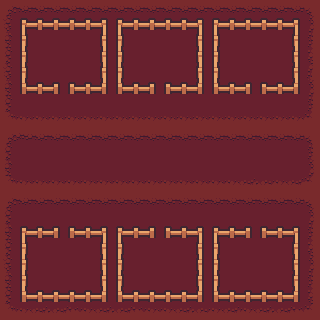

Rendered tile map (Tiled .tmx) drawn with the repository's tilesets; below, a short description and the full map source, tile grids included:
An orthogonal 20x20 tile map with 16x16 px tiles, 2 tile layers (Tile Layer 1, object), 2 tilesets and 30 objects.

<map version="1.9" tiledversion="1.9.2" orientation="orthogonal" renderorder="right-down" width="20" height="20" tilewidth="16" tileheight="16" infinite="0" nextlayerid="4" nextobjectid="31">
 <tileset firstgid="1" source="sheet.tsx" />
 <tileset firstgid="289" source="tilemap.tsx" />
 <layer id="1" name="Tile Layer 1" width="20" height="20">
  <data encoding="csv">
8,9,9,9,9,9,9,9,9,9,9,9,9,9,9,9,9,9,9,13,
32,35,35,35,35,35,35,35,35,35,35,35,35,35,35,35,35,35,35,37,
56,35,35,35,35,35,35,35,35,35,35,35,35,35,35,35,35,35,35,61,
80,35,35,35,35,35,35,35,35,35,35,35,35,35,35,35,35,35,35,85,
32,35,35,35,35,35,35,35,35,35,35,35,35,35,35,35,35,35,35,109,
56,35,35,35,35,35,35,35,35,35,35,35,35,35,35,35,35,35,35,37,
80,35,35,35,35,35,35,35,35,35,35,35,35,35,35,35,35,35,35,61,
128,129,129,129,129,129,129,129,129,129,129,129,129,129,129,129,129,129,129,133,
8,11,9,9,9,9,9,9,9,9,9,9,9,9,9,9,9,9,9,13,
80,35,35,35,35,35,35,35,35,35,35,35,35,35,35,35,35,35,35,61,
56,35,35,35,35,35,35,35,35,35,35,35,35,35,35,35,35,35,35,37,
128,129,129,129,129,129,129,129,129,129,129,129,129,129,129,130,131,129,130,133,
8,9,9,9,9,9,9,9,9,9,9,9,9,9,9,9,9,9,9,13,
80,35,35,35,35,35,35,35,35,35,35,35,35,35,35,35,35,35,35,37,
56,35,35,35,35,35,35,35,35,35,35,35,35,35,35,35,35,35,35,61,
80,35,35,35,35,35,35,35,35,35,35,35,35,35,35,35,35,35,35,85,
32,35,35,35,35,35,35,35,35,35,35,35,35,35,35,35,35,35,35,37,
56,35,35,35,35,35,35,35,35,35,35,35,35,35,35,35,35,35,35,61,
80,35,35,35,35,35,35,35,35,35,35,35,35,35,35,35,35,35,35,85,
128,129,130,131,132,129,130,131,132,129,129,130,131,129,130,129,130,131,132,133
</data>
 </layer>
 <layer id="2" name="object" width="20" height="20">
  <data encoding="csv">
0,0,0,0,0,0,0,0,0,0,0,0,0,0,0,0,0,0,0,0,
0,333,334,334,334,334,335,333,334,334,334,334,335,333,334,334,334,334,335,0,
0,345,0,0,0,0,347,345,0,0,0,0,347,345,0,0,0,0,347,0,
0,345,0,0,0,0,347,345,0,0,0,0,347,345,0,0,0,0,347,0,
0,345,0,0,0,0,347,345,0,0,0,0,347,345,0,0,0,0,347,0,
0,357,334,371,369,334,359,357,334,371,369,334,359,357,334,371,369,334,359,0,
0,0,0,0,0,0,0,0,0,0,0,0,0,0,0,0,0,0,0,0,
0,0,0,0,0,0,0,0,0,0,0,0,0,0,0,0,0,0,0,0,
0,0,0,0,0,0,0,0,0,0,0,0,0,0,0,0,0,0,0,0,
0,0,0,0,0,0,0,0,0,0,0,0,0,0,0,0,0,0,0,0,
0,0,0,0,0,0,0,0,0,0,0,0,0,0,0,0,0,0,0,0,
0,0,0,0,0,0,0,0,0,0,0,0,0,0,0,0,0,0,0,0,
0,0,0,0,0,0,0,0,0,0,0,0,0,0,0,0,0,0,0,0,
0,0,0,0,0,0,0,0,0,0,0,0,0,0,0,0,0,0,0,0,
0,333,334,371,369,334,335,333,334,371,369,334,335,333,334,371,369,334,335,0,
0,345,0,0,0,0,347,345,0,0,0,0,347,345,0,0,0,0,347,0,
0,345,0,0,0,0,347,345,0,0,0,0,347,345,0,0,0,0,347,0,
0,345,0,0,0,0,347,345,0,0,0,0,347,345,0,0,0,0,347,0,
0,357,334,334,334,334,359,357,334,334,334,334,359,357,334,334,334,334,359,0,
0,0,0,0,0,0,0,0,0,0,0,0,0,0,0,0,0,0,0,0
</data>
 </layer>
 <objectgroup id="3" name="Collison">
  <object id="1" x="20.9017" y="25.3989" width="4.01686" height="68.2866" />
  <object id="2" x="31.6697" y="80.1501" width="32" height="16" />
  <object id="3" x="77.7115" y="86.7994" width="26.3965" height="1.14767" />
  <object id="4" x="99.5173" y="21.9559" width="8.03371" height="63.122" />
  <object id="5" x="22.0493" y="19.6605" width="83.2063" height="8.03371" />
  <object id="6" x="115.585" y="19.6605" width="5.16453" height="72.8773" />
  <object id="7" x="119.028" y="83.9302" width="35.5779" height="8.03371" />
  <object id="8" x="120.75" y="19.0867" width="81.4848" height="8.60755" />
  <object id="9" x="198.217" y="25.9727" width="1.72151" height="67.1389" />
  <object id="10" x="161.492" y="85.0779" width="38.4471" height="6.3122" />
  <object id="11" x="210.842" y="20.8082" width="8.03371" height="71.7296" />
  <object id="12" x="216.006" y="82.2087" width="33.8564" height="10.9029" />
  <object id="13" x="260.192" y="82.7826" width="37.8732" height="9.75522" />
  <object id="14" x="290.031" y="21.3821" width="10.3291" height="64.2697" />
  <object id="15" x="214.285" y="17.939" width="81.4848" height="9.75522" />
  <object id="16" x="18.6063" y="227.389" width="39.5947" height="9.75522" />
  <object id="17" x="18.0325" y="234.849" width="9.75522" height="67.7127" />
  <object id="18" x="19.754" y="292.233" width="85.5017" height="6.3122" />
  <object id="19" x="97.2219" y="229.111" width="9.18139" height="66.565" />
  <object id="20" x="71.3993" y="223.946" width="33.8564" height="14.3459" />
  <object id="21" x="112.716" y="227.963" width="10.9029" height="71.7296" />
  <object id="22" x="117.307" y="291.085" width="84.354" height="9.18139" />
  <object id="23" x="195.922" y="228.537" width="6.3122" height="61.4005" />
  <object id="24" x="117.88" y="228.537" width="33.8564" height="7.45988" />
  <object id="25" x="168.378" y="227.389" width="29.8395" height="10.3291" />
  <object id="26" x="210.842" y="229.685" width="8.03371" height="68.8604" />
  <object id="27" x="214.285" y="291.659" width="80.911" height="8.03371" />
  <object id="28" x="259.618" y="229.685" width="37.2994" height="6.3122" />
  <object id="29" x="292.327" y="231.406" width="3.44302" height="59.1052" />
  <object id="30" x="214.285" y="230.832" width="35.004" height="6.3122" />
 </objectgroup>
</map>
